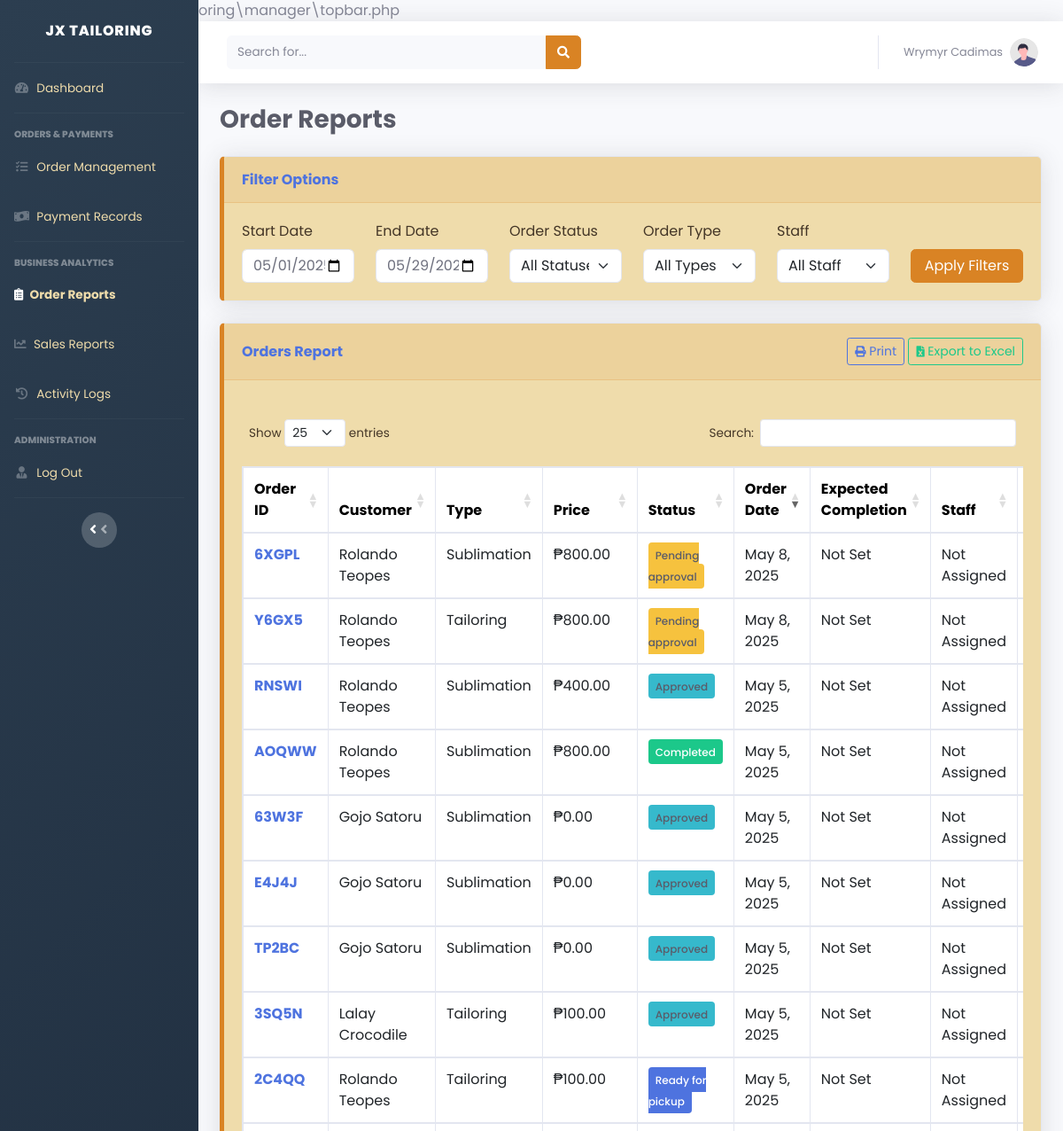
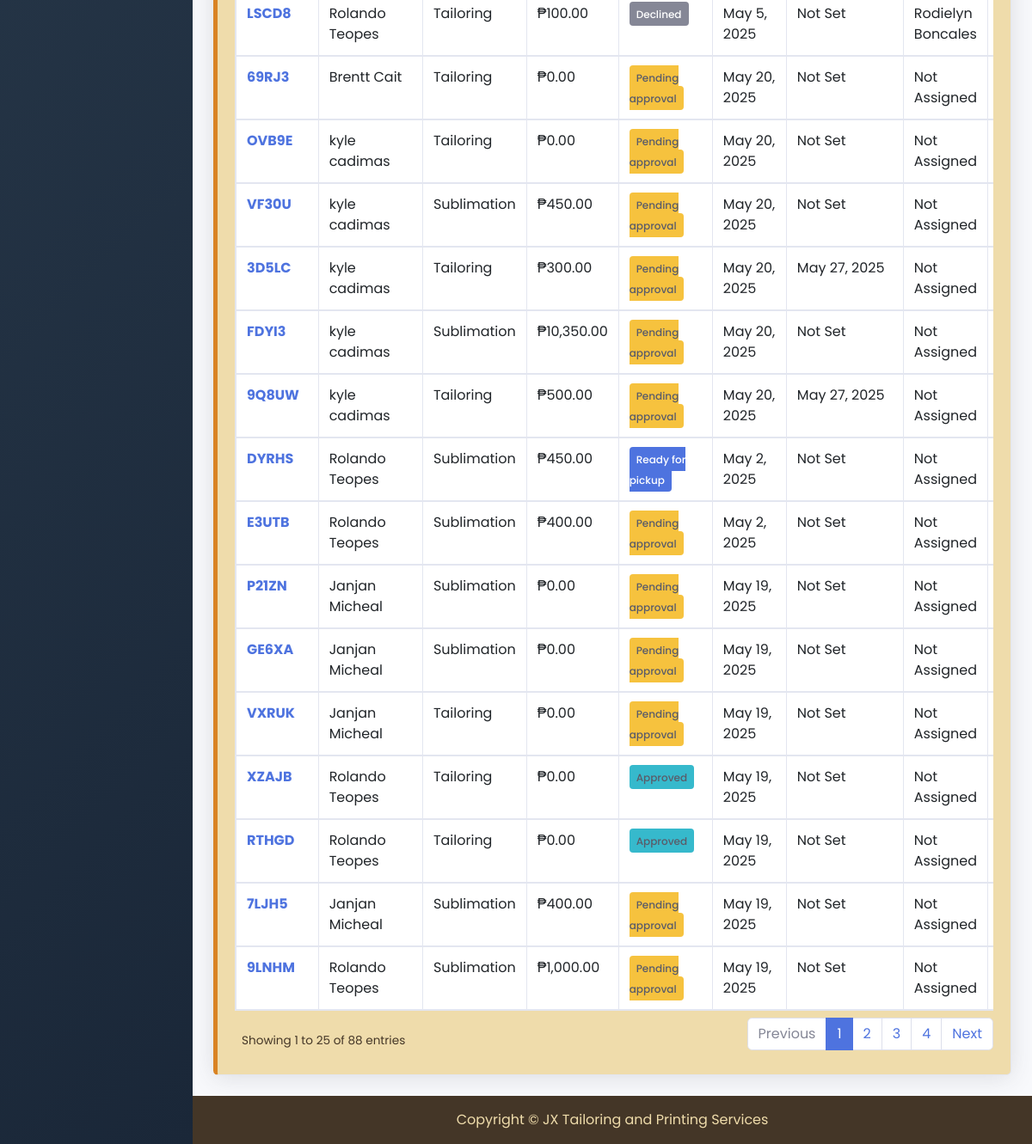
/manager/order_reports.php (signed in), run on the app's committed database (2 pictures, top to bottom).
### tables this page shows
CREATE TABLE `orders` (
  `order_id` varchar(10) NOT NULL,
  `customer_id` int(11) NOT NULL,
  `order_type` enum('tailoring','sublimation') NOT NULL,
  `total_amount` decimal(10,2) NOT NULL,
  `downpayment_amount` decimal(10,2) NOT NULL,
  `payment_method` enum('cash','gcash') NOT NULL,
  `payment_status` enum('pending','downpayment_paid','fully_paid') DEFAULT 'pending',
  `order_status` enum('pending_approval','declined','approved','forward_to_sublimator','in_process','printing_done','ready_for_pickup','completed') DEFAULT 'pending_approval',
  `staff_id` int(11) DEFAULT NULL,
  `manager_id` int(11) DEFAULT NULL,
  `notes` text DEFAULT NULL,
  `created_at` timestamp NOT NULL DEFAULT current_timestamp(),
  `updated_at` timestamp NOT NULL DEFAULT current_timestamp() ON UPDATE current_timestamp(),
  `screenshot_path` varchar(255) DEFAULT NULL,
  `status_history` text DEFAULT NULL
);

CREATE TABLE `customers` (
  `customer_id` int(11) NOT NULL,
  `username` varchar(50) NOT NULL,
  `password` varchar(255) NOT NULL,
  `email` varchar(100) NOT NULL,
  `first_name` varchar(50) NOT NULL,
  `last_name` varchar(50) NOT NULL,
  `phone_number` varchar(20) DEFAULT NULL,
  `address` text DEFAULT NULL,
  `created_at` timestamp NOT NULL DEFAULT current_timestamp(),
  `updated_at` timestamp NOT NULL DEFAULT current_timestamp() ON UPDATE current_timestamp()
);

CREATE TABLE `users` (
  `user_id` int(11) NOT NULL,
  `username` varchar(50) NOT NULL,
  `password` varchar(255) NOT NULL,
  `email` varchar(100) NOT NULL,
  `first_name` varchar(50) NOT NULL,
  `last_name` varchar(50) NOT NULL,
  `phone_number` varchar(20) DEFAULT NULL,
  `role` enum('Staff','Manager','Admin','Sublimator') NOT NULL,
  `created_at` timestamp NOT NULL DEFAULT current_timestamp(),
  `updated_at` timestamp NOT NULL DEFAULT current_timestamp() ON UPDATE current_timestamp()
);

### manager/order_reports.php (the view, shortened to what this page needs)
<?php
include '../db.php';
$start_date = isset($_GET['start_date']) ? $_GET['start_date'] : date('Y-m-01');
$end_date = isset($_GET['end_date']) ? $_GET['end_date'] : date('Y-m-d');
$status_filter = isset($_GET['status']) ? $_GET['status'] : 'all';
$type_filter = isset($_GET['type']) ? $_GET['type'] : 'all';
$staff_filter = isset($_GET['staff_id']) ? $_GET['staff_id'] : 'all';
$where_conditions = [];
$params = [];
$types = "";
if ($start_date && $end_date) {
    $where_conditions[] = "DATE(o.created_at) BETWEEN ? AND ?";
    $params[] = $start_date;
    $params[] = $end_date;
    $types .= "ss";
}
$where_clause = !empty($where_conditions) ? "WHERE " . implode(" AND ", $where_conditions) : "";
$query = "SELECT o.*, c.first_name AS customer_fname, c.last_name AS customer_lname,
          s.first_name AS staff_fname, s.last_name AS staff_lname,
          m.first_name AS manager_fname, m.last_name AS manager_lname,
          CASE
            WHEN o.order_type = 'sublimation' THEN sub.completion_date
            WHEN o.order_type = 'tailoring' THEN t.completion_date
            ELSE NULL
          END AS completion_date
          FROM orders o
          LEFT JOIN customers c ON o.customer_id = c.customer_id
          LEFT JOIN users s ON o.staff_id = s.user_id
          LEFT JOIN users m ON o.manager_id = m.user_id
          LEFT JOIN sublimation_orders sub ON o.order_id = sub.order_id AND o.order_type = 'sublimation'
          LEFT JOIN tailoring_orders t ON o.order_id = t.order_id AND o.order_type = 'tailoring'
          $where_clause
          ORDER BY o.created_at DESC";
$stmt = mysqli_prepare($conn, $query);
if (!empty($params)) {
    mysqli_stmt_bind_param($stmt, $types, ...$params);
}
mysqli_stmt_execute($stmt);
$result = mysqli_stmt_get_result($stmt);
?>
<!DOCTYPE html>
<html lang="en">
<head>
    <link href="https://cdn.jsdelivr.net/npm/bootstrap@5.3.0/dist/css/bootstrap.min.css" rel="stylesheet">
    <link href="vendor/fontawesome-free/css/all.min.css" rel="stylesheet">
    <link href="css/sb-admin-2.min.css" rel="stylesheet">
    <link href="https://cdn.datatables.net/1.11.5/css/dataTables.bootstrap5.min.css" rel="stylesheet">
</head>
<body id="page-top">
    <div id="wrapper">
        <?php include 'sidebar.php'; ?>
        <div id="content-wrapper" class="d-flex flex-column">
            <div id="content">
                <?php include 'topbar.php'; ?>
                <div class="container-fluid">
                    <div class="d-sm-flex align-items-center justify-content-between mb-4">
                        <h1 class="h3 mb-0 text-gray-800" style="font-weight: bold; text-shadow: 1px 1px 2px #fff;">Order Reports</h1>
                    </div>
                    <div class="card shadow mb-4">
                        <div class="card-header py-3">
                            <h6 class="m-0 font-weight-bold text-primary">Filter Options</h6>
                        </div>
                        <div class="card-body">
                            <form method="GET" action="order_reports.php" class="row g-3 align-items-end">
                                <div class="col-md-2">
                                    <label for="start_date" class="form-label">Start Date</label>
                                    <input type="date" class="form-control" id="start_date" name="start_date" value="<?php echo $start_date; ?>">
                                </div>
                                <div class="col-md-2">
                                    <label for="end_date" class="form-label">End Date</label>
                                    <input type="date" class="form-control" id="end_date" name="end_date" value="<?php echo $end_date; ?>">
                                </div>
                                <div class="col-md-2">
                                    <label for="status" class="form-label">Order Status</label>
                                    <select class="form-select" id="status" name="status">
                                        <option value="all" <?php echo $status_filter === 'all' ? 'selected' : ''; ?>>All Statuses</option>
                                    </select>
                                </div>
                                <div class="col-md-2">
                                    <label for="type" class="form-label">Order Type</label>
                                    <select class="form-select" id="type" name="type">
                                        <option value="all" <?php echo $type_filter === 'all' ? 'selected' : ''; ?>>All Types</option>
                                    </select>
                                </div>
                                <div class="col-md-2">
                                    <label for="staff_id" class="form-label">Staff</label>
                                    <select class="form-select" id="staff_id" name="staff_id">
                                        <option value="all" <?php echo $staff_filter === 'all' ? 'selected' : ''; ?>>All Staff</option>
                                    </select>
                                </div>
                                <div class="col-md-2">
                                    <button type="submit" class="btn btn-primary w-100">Apply Filters</button>
                                </div>
                            </form>
                        </div>
                    </div>
                    <div class="card shadow mb-4">
                        <div class="card-header py-3 d-flex flex-row align-items-center justify-content-between">
                            <h6 class="m-0 font-weight-bold text-primary">Orders Report</h6>
                            <div>
                                <button id="printReport" class="btn btn-sm btn-outline-primary">
                                    <i class="fas fa-print fa-sm"></i> Print
                                </button>
                                <button id="exportExcel" class="btn btn-sm btn-outline-success">
                                    <i class="fas fa-file-excel fa-sm"></i> Export to Excel
                                </button>
                            </div>
                        </div>
                        <div class="card-body">
                            <div class="table-responsive">
                                <table class="table table-bordered" id="ordersTable" width="100%" cellspacing="0">
                                    <thead>
                                        <tr>
                                            <th>Order ID</th>
                                            <th>Customer</th>
                                            <th>Type</th>
                                            <th>Price</th>
                                            <th>Status</th>
                                            <th>Order Date</th>
                                            <th>Expected Completion</th>
                                            <th>Staff</th>
                                            <th>Manager</th>
                                        </tr>
                                    </thead>
                                    <tbody>
                                        <?php
                                        if ($result && mysqli_num_rows($result) > 0) {
                                            while ($row = mysqli_fetch_assoc($result)) {
                                                $status_class = '';
                                                switch($row['order_status']) {
                                                    case 'pending_approval':
                                                        $status_class = 'bg-warning text-dark';
                                                        break;
                                                    case 'approved':
                                                    case 'in_process':
                                                    case 'forwarded_to_sublimator':
                                                    case 'printing_done':
                                                        $status_class = 'bg-info text-dark';
                                                        break;
                                                    case 'ready_for_pickup':
                                                        $status_class = 'bg-primary text-white';
                                                        break;
                                                    case 'completed':
                                                        $status_class = 'bg-success text-white';
                                                        break;
                                                    default:
                                                        $status_class = 'bg-secondary text-white';
                                                        break;
                                                }
                                                $status_display = str_replace('_', ' ', ucwords($row['order_status']));
                                                $order_date = date('M j, Y', strtotime($row['created_at']));
                                                $completion_date = !empty($row['completion_date']) ? date('M j, Y', strtotime($row['completion_date'])) : 'Not Set';
                                        ?>
                                        <tr>
                                            <td><a href="view_order.php?id=<?php echo $row['order_id']; ?>" class="fw-bold"><?php echo $row['order_id']; ?></a></td>
                                            <td><?php echo htmlspecialchars($row['customer_fname'] . ' ' . $row['customer_lname']); ?></td>
                                            <td><?php echo ucfirst($row['order_type']); ?></td>
                                            <td>₱<?php echo number_format($row['total_amount'], 2); ?></td>
                                            <td><span class="status-badge <?php echo $status_class; ?>"><?php echo $status_display; ?></span></td>
                                            <td><?php echo $order_date; ?></td>
                                            <td><?php echo $completion_date; ?></td>
                                            <td><?php echo !empty($row['staff_fname']) ? htmlspecialchars($row['staff_fname'] . ' ' . $row['staff_lname']) : 'Not Assigned'; ?></td>
                                            <td><?php echo !empty($row['manager_fname']) ? htmlspecialchars($row['manager_fname'] . ' ' . $row['manager_lname']) : 'Not Assigned'; ?></td>
                                        </tr>
                                        <?php
                                            }
                                        } else {
                                            echo "<tr><td colspan='9' class='text-center'>No orders found matching the criteria</td></tr>";
                                        }
                                        ?>
                                    </tbody>
                                </table>
                            </div>
                        </div>
                    </div>
                </div>
                <footer class="footer text-center py-3">
                    <span>Copyright &copy; JX Tailoring and Printing Services</span>
                </footer>
            </div>
        </div>
    </div>
</body>
</html>

### manager/order_reports.php (style rules this page uses)
body { font-family: 'Poppins', sans-serif; background-color: #F2F6D0; }
.card { border-left: 5px solid #D98324 !important; background-color: #EFDCAB !important; color: #443627 !important; }
.btn-primary { background-color: #D98324 !important; border-color: #D98324 !important; }
.footer { background-color: #443627 !important; color: #EFDCAB !important; }
.table { background-color: white; }
.table th { background-color: #fff !important; color: #000 !important; font-weight: bold; }
.table-responsive { margin-top: 1rem; }
.status-badge { padding: 0.35rem 0.5rem; border-radius: 4px; font-size: 0.75rem; font-weight: 500; }
.card-header { padding: 0.75rem 1.25rem; background-color: rgba(217, 131, 36, 0.1) !important; border-bottom: 1px solid rgba(217, 131, 36, 0.2); }
.form-control, .form-select { border-color: #e3e6f0; }

### data on the page
orders: order_id "69RJ3", customer.last_name "Brentt Cait", order_type "Tailoring", total_amount "0.00", order_status "Pending approval", created_at "May 20, 2025", completion_date "Not Set", shows "Not Assigned"
orders: order_id "OVB9E", customer.last_name "kyle cadimas", order_type "Tailoring", total_amount "0.00", order_status "Pending approval", created_at "May 20, 2025", completion_date "Not Set", shows "Not Assigned"
orders: order_id "VF30U", customer.last_name "kyle cadimas", order_type "Sublimation", total_amount "450.00", order_status "Pending approval", created_at "May 20, 2025", completion_date "Not Set", shows "Not Assigned"
orders: order_id "3D5LC", customer.last_name "kyle cadimas", order_type "Tailoring", total_amount "300.00", order_status "Pending approval", created_at "May 20, 2025", completion_date "May 27, 2025", shows "Not Assigned"
orders: order_id "FDYI3", customer.last_name "kyle cadimas", order_type "Sublimation", total_amount "10,350.00", order_status "Pending approval", created_at "May 20, 2025", completion_date "Not Set", shows "Not Assigned"
orders: order_id "9Q8UW", customer.last_name "kyle cadimas", order_type "Tailoring", total_amount "500.00", order_status "Pending approval", created_at "May 20, 2025", completion_date "May 27, 2025", shows "Not Assigned"
orders: order_id "P21ZN", customer.last_name "Janjan Micheal", order_type "Sublimation", total_amount "0.00", order_status "Pending approval", created_at "May 19, 2025", completion_date "Not Set", shows "Not Assigned"
orders: order_id "GE6XA", customer.last_name "Janjan Micheal", order_type "Sublimation", total_amount "0.00", order_status "Pending approval", created_at "May 19, 2025", completion_date "Not Set", shows "Not Assigned"
orders: order_id "VXRUK", customer.last_name "Janjan Micheal", order_type "Tailoring", total_amount "0.00", order_status "Pending approval", created_at "May 19, 2025", completion_date "Not Set", shows "Not Assigned"
orders: order_id "XZAJB", customer.last_name "Rolando Teopes", order_type "Tailoring", total_amount "0.00", order_status "Approved", created_at "May 19, 2025", completion_date "Not Set", shows "Not Assigned"
orders: order_id "RTHGD", customer.last_name "Rolando Teopes", order_type "Tailoring", total_amount "0.00", order_status "Approved", created_at "May 19, 2025", completion_date "Not Set", shows "Not Assigned"
orders: order_id "7LJH5", customer.last_name "Janjan Micheal", order_type "Sublimation", total_amount "400.00", order_status "Pending approval", created_at "May 19, 2025", completion_date "Not Set", shows "Not Assigned"
orders: order_id "9LNHM", customer.last_name "Rolando Teopes", order_type "Sublimation", total_amount "1,000.00", order_status "Pending approval", created_at "May 19, 2025", completion_date "Not Set", shows "Not Assigned"
orders: order_id "6XGPL", customer.last_name "Rolando Teopes", order_type "Sublimation", total_amount "800.00", order_status "Pending approval", created_at "May 8, 2025", completion_date "Not Set", shows "Not Assigned"
orders: order_id "Y6GX5", customer.last_name "Rolando Teopes", order_type "Tailoring", total_amount "800.00", order_status "Pending approval", created_at "May 8, 2025", completion_date "Not Set", shows "Not Assigned"
orders: order_id "RNSWI", customer.last_name "Rolando Teopes", order_type "Sublimation", total_amount "400.00", order_status "Approved", created_at "May 5, 2025", completion_date "Not Set", shows "Not Assigned"
orders: order_id "AOQWW", customer.last_name "Rolando Teopes", order_type "Sublimation", total_amount "800.00", order_status "Completed", created_at "May 5, 2025", completion_date "Not Set", shows "Not Assigned"
orders: order_id "63W3F", customer.last_name "Gojo Satoru", order_type "Sublimation", total_amount "0.00", order_status "Approved", created_at "May 5, 2025", completion_date "Not Set", shows "Not Assigned"
orders: order_id "E4J4J", customer.last_name "Gojo Satoru", order_type "Sublimation", total_amount "0.00", order_status "Approved", created_at "May 5, 2025", completion_date "Not Set", shows "Not Assigned"
orders: order_id "TP2BC", customer.last_name "Gojo Satoru", order_type "Sublimation", total_amount "0.00", order_status "Approved", created_at "May 5, 2025", completion_date "Not Set", shows "Not Assigned"
orders: order_id "3SQ5N", customer.last_name "Lalay Crocodile", order_type "Tailoring", total_amount "100.00", order_status "Approved", created_at "May 5, 2025", completion_date "Not Set", shows "Not Assigned"
orders: order_id "2C4QQ", customer.last_name "Rolando Teopes", order_type "Tailoring", total_amount "100.00", order_status "Ready for pickup", created_at "May 5, 2025", completion_date "Not Set", shows "Not Assigned"
orders: order_id "LSCD8", customer.last_name "Rolando Teopes", order_type "Tailoring", total_amount "100.00", order_status "Declined", created_at "May 5, 2025", completion_date "Not Set", staff.last_name "Rodielyn Boncales"
orders: order_id "DYRHS", customer.last_name "Rolando Teopes", order_type "Sublimation", total_amount "450.00", order_status "Ready for pickup", created_at "May 2, 2025", completion_date "Not Set", shows "Not Assigned"
orders: order_id "E3UTB", customer.last_name "Rolando Teopes", order_type "Sublimation", total_amount "400.00", order_status "Pending approval", created_at "May 2, 2025", completion_date "Not Set", shows "Not Assigned"

### other printed values
$_SESSION['first_name'] "Wrymyr"
$_SESSION['last_name'] "Cadimas"
